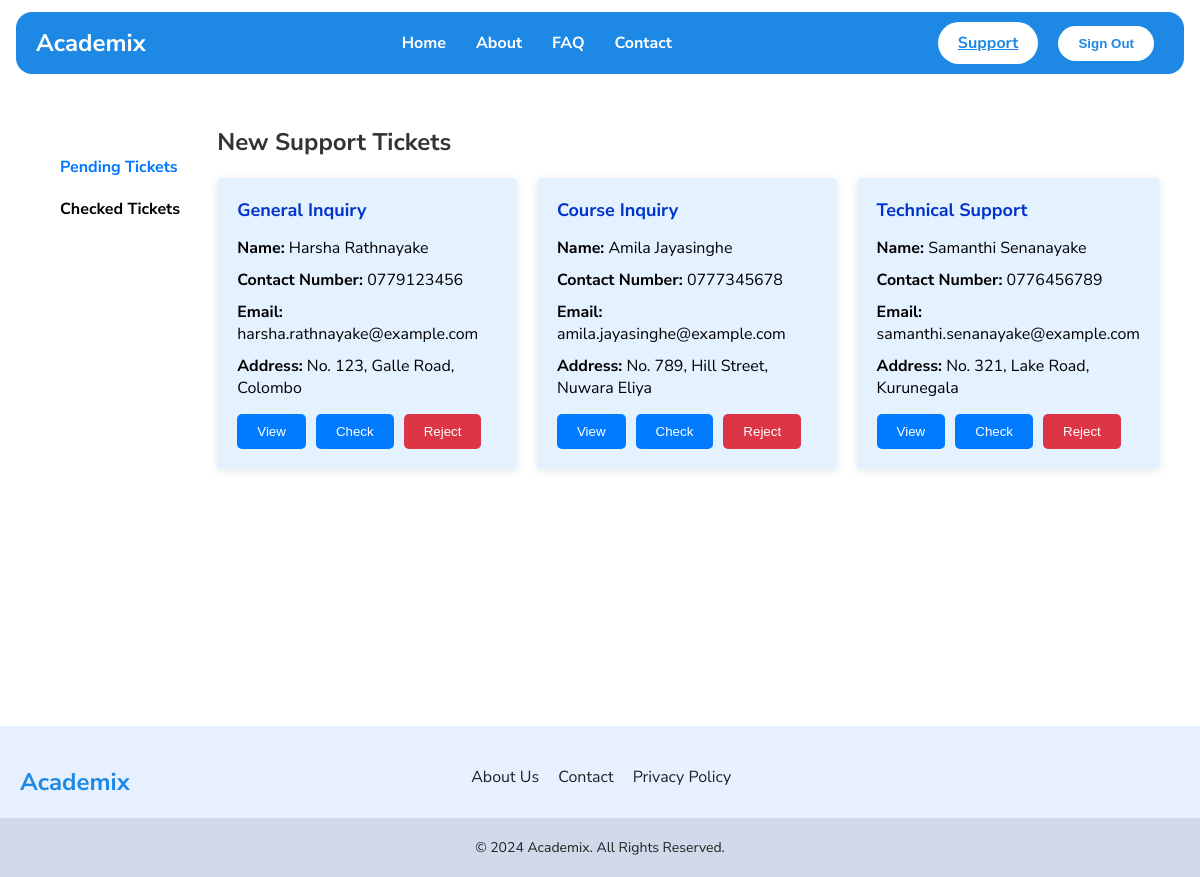
The page /support/pending (signed in) on the database its author committed.
### tables this page shows
CREATE TABLE inquiries (
  id INT NOT NULL AUTO_INCREMENT,
  inquiry_type VARCHAR(255) DEFAULT NULL,
  full_name VARCHAR(255) DEFAULT NULL,
  contact_no VARCHAR(20) DEFAULT NULL,
  email VARCHAR(255) DEFAULT NULL,
  address VARCHAR(255) DEFAULT NULL,
  message TEXT,
  status VARCHAR(255) DEFAULT 'Pending',
  created_at TIMESTAMP NULL DEFAULT CURRENT_TIMESTAMP,
  PRIMARY KEY (id)
);

### support/pending/index.php (the view, shortened to what this page needs)
<?php
include '../../utils/db.php';
$sql = "SELECT id, inquiry_type, full_name, contact_no, email, address, message, status FROM inquiries WHERE status = 'pending'";
$result = $conn->query($sql);
?>
<!DOCTYPE html>
<html lang="en">
<head>
    <link rel="stylesheet" href="../../styles/global.css">
    <link rel="stylesheet" href="../../styles/components.css">
    <link rel="stylesheet" href="../../styles/tickets.css">
</head>
<body>
    <?php include "../../components/header.php"; ?>
    <main>
        <div class="container">
            <nav1>
                <ul>
                    <li><a class="active" href="/support/pending">Pending Tickets</a></li>
                    <li><a href="/support/checked">Checked Tickets</a></li>
                </ul>
            </nav1>
            <main-section>
                <h2>New Support Tickets</h2>
                <div class="ticket-grid">
                    <?php
                    if ($result->num_rows > 0) {
                        while ($ticket = $result->fetch_assoc()) {
                    ?>
                            <div class="ticket">
                                <h3><?php echo $ticket['inquiry_type']; ?></h3>
                                <p><strong>Name:</strong> <?php echo $ticket['full_name']; ?></p>
                                <p><strong>Contact Number:</strong> <?php echo $ticket['contact_no']; ?></p>
                                <p><strong>Email:</strong> <?php echo $ticket['email']; ?></p>
                                <p><strong>Address:</strong> <?php echo $ticket['address']; ?></p>
                                <div class="ticket-actions">
                                    <button class="view-btn" data-id="<?php echo $ticket['id']; ?>"
                                        data-inquiry-type="<?php echo $ticket['inquiry_type']; ?>"
                                        data-full-name="<?php echo $ticket['full_name']; ?>"
                                        data-contact-no="<?php echo $ticket['contact_no']; ?>"
                                        data-email="<?php echo $ticket['email']; ?>"
                                        data-address="<?php echo $ticket['address']; ?>"
                                        data-message="<?php echo $ticket['message']; ?>">
                                        View
                                    </button>
                                    <form method="POST" action="checked.php">
                                        <button type="submit" class="view-details">Check</button>
                                    </form>
                                    <form method="POST" action="rejected.php">
                                        <button type="submit" class="reject">Reject</button>
                                    </form>
                                </div>
                            </div>
                    <?php
                        }
                    } else {
                        echo "<p>No new tickets available.</p>";
                    }
                    ?>
                </div>
            </main-section>
        </div>
    </main>
    <?php include "../../components/footer.php"; ?>
</body>
</html>

### styles/global.css (style rules this page uses)
:root { --app-bg: #ffffff; --app-white: white; --app-primary: #1e88e5; --app-secondary: #2196f3; --app-active: #cfd9e9; --app-text: #222; --app-mute: #cfd9e9; --app-special: #e6f0ff; --app-error: #ff5353; --font-size-large: 24px; --font-size-small: 14px; --transition: all 300ms ease; }
body { margin: 0; font-family: 'Nunito Sans', system-ui, -apple-system, BlinkMacSystemFont, 'Segoe UI', Roboto, Oxygen, Ubuntu, Cantarell, 'Open Sans', 'Helvetica Neue', sans-serif; background-color: var(--app-bg); }
main { min-height: 80vh; padding: 20px; }

### styles/tickets.css (style rules this page uses)
* { box-sizing: border-box; margin: 0; padding: 0; }
body { background-color: #ffffff; }
.container { display: flex; margin: 20px; }
a:hover, a.active { background: none; color: #0077ff; }
nav1 { width: 200px; background-color: #ffffff; padding: 20px; }
nav1 ul { list-style: none; }
nav1 ul li { padding: 10px 0; }
nav1 ul li a { text-decoration: none; color: black; font-weight: bold; }
main-section { flex: auto; }
h2 { margin-bottom: 20px; font-size: 24px; color: #333; }
.ticket-grid { display: grid; grid-template-columns: repeat(3, 1fr); gap: 20px; align-items: stretch; }
.ticket { background-color: rgb(228, 241, 255); padding: 20px; display: flex; flex-direction: column; justify-content: space-between; border-radius: 5px; box-shadow: 0 2px 8px rgba(0, 0, 0, 0.1); }
.ticket h3 { color: #0033cc; font-size: 18px; margin-bottom: 10px; }
.ticket p { font-size: 16px; margin: 5px 0; }
.ticket p strong { color: black; }
.ticket-actions { margin-top: 10px; display: flex; gap: 10px; }
.ticket-actions .view-details, .ticket-actions .reject , .ticket-actions .view-btn { padding: 10px 20px; border-radius: 5px; cursor: pointer; border: none; }
.view-details { background-color: #007bff; color: white; }
.reject { background-color: #dc3545; color: white; }
.view-btn { background-color: #007bff; color: white; }

### rows shown on the page
inquiries: inquiry_type "General Inquiry", full_name "Harsha Rathnayake", contact_no "0779123456", email "harsha.rathnayake@example.com", address "No. 123, Galle Road, Colombo"
inquiries: inquiry_type "Course Inquiry", full_name "Amila Jayasinghe", contact_no "0777345678", email "amila.jayasinghe@example.com", address "No. 789, Hill Street, Nuwara Eliya"
inquiries: inquiry_type "Technical Support", full_name "Samanthi Senanayake", contact_no "0776456789", email "samanthi.senanayake@example.com", address "No. 321, Lake Road, Kurunegala"

### other values the page prints
$auth_info[$role]['button'] "Support"
